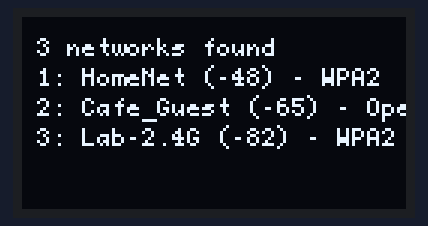
Bench run of a sketch on a simulated ESP32. Parts: 128×64 one-colour display. A WiFi scan finds three made-up networks.

Above: at 3.2 s.

The sketch:

network2.ino
```cpp
#include <Arduino.h>
#include <Wire.h>
#include <U8g2lib.h>
#include <WiFi.h>

const int x = 5;
const int y = 13;

U8G2_SSD1306_128X64_NONAME_F_SW_I2C
u8g2(U8G2_R0, 22, 21, U8X8_PIN_NONE);

void print(int x, int y, const char *str)
{
    u8g2.clearBuffer();
    u8g2.setFont(u8g2_font_profont10_mr);
    u8g2.drawStr(x, y, str);
    u8g2.sendBuffer();
}

void setup()
{
    u8g2.begin();

    WiFi.mode(WIFI_STA); // Optional
    WiFi.disconnect();

    print(x, y, "Setup Done");
    delay(1000);
}

String findEncrypt(int ssid)
{
    switch (WiFi.encryptionType(ssid))
    {
    case WIFI_AUTH_OPEN:
        return "Open";
    case WIFI_AUTH_WEP:
        return "WEP";
    case WIFI_AUTH_WPA_PSK:
        return "WPA";
    case WIFI_AUTH_WPA2_PSK:
        return "WPA2";
    case WIFI_AUTH_WPA_WPA2_PSK:
        return "WPA WPA2";
    case WIFI_AUTH_WPA2_ENTERPRISE:
        return "Enterprise";
    default:
        return "Unknown";
    }
}

void loop()
{
    // Check if the button is pressed
    int n = WiFi.scanNetworks();
    if (n == 0)
    {
        u8g2.clearBuffer();
        u8g2.setFont(u8g2_font_profont10_mr);
        u8g2.drawStr(x, y, "No networks found");
    }
    else
    {
        u8g2.clearBuffer();
        u8g2.setFont(u8g2_font_profont10_mr);
        String str = String(n) + " networks found";
        u8g2.drawStr(x, y, str.c_str());
        for (int i = 0; i < n; ++i)
        {
            // Print SSID and RSSI for each network found
            String secured = findEncrypt(i);
            String str = String(i + 1) + ": " + WiFi.SSID(i) + " (" + WiFi.RSSI(i) + ") - " + secured;
            int y2 = y + 10 + (10 * i);
            u8g2.drawStr(x, y2, str.c_str());
            delay(10);
        }
    }
    u8g2.sendBuffer();
    // Wait a bit before checking the button state again
    delay(2000);
}
```
